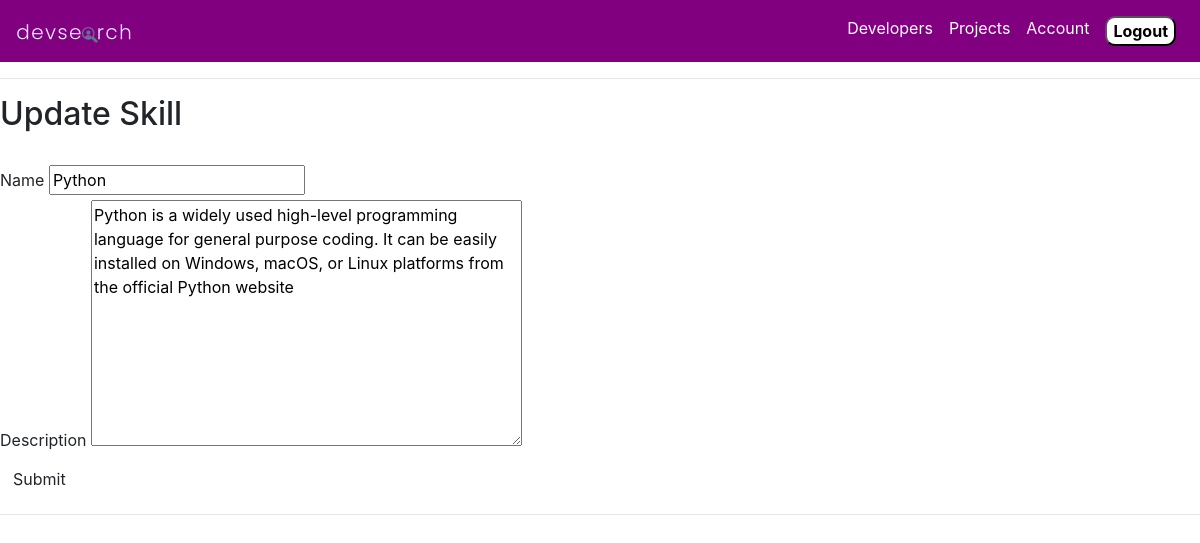
The page /update-skill/9fdea253-f0bf-4422-a541-43a7952f75e0/ (signed in) on the database its author committed.
### users/models.py (models this page shows, shortened)
class Skills(models.Model):
    owner=models.ForeignKey(Profile,on_delete=models.CASCADE,null=True,blank=True)
    name=models.CharField(max_length=50,null=True,blank=True)
    description=models.TextField(null=True,blank=True)
    created_date=models.DateTimeField(auto_now_add=True)
    id=models.UUIDField(default=uuid.uuid4,unique=True,primary_key=True,editable=False)

### users/views.py (the view, shortened to what this page needs)
# urls.py: path('update-skill/<str:pk>/',views.updateSkill,name='update-skill'),
def updateSkill(request,pk):
    profile=request.user.profile
    skill=profile.skills_set.get(id=pk)
    skills=SkillForm(instance=skill)
    context={'skills':skills}
    return(render(request,'updateSkill.html',context))

### users/forms.py
class SkillForm(ModelForm):
    class Meta:
        model=Skills
        fields='__all__'
        exclude=['owner']

### users/templates/updateSkill.html (shortened to what this page needs)
{%extends 'navBar.html'%}
{%block start%}
<main class="formPage my-xl">
    <div class="content-box">
        <div class="formWrapper">
            <h2>Update Skill</h2>
            <br>
            <form class="form" method="POST" action="">
                {% for field in skills %}
                <div class="form__field">
                    <label for="formInput#text"> {{field.label}}</label>
                    {{field}}
                </div>
                {% endfor %}
                <input class="btn btn--sub btn--lg  my-md" type="submit" value="Submit" />
            </form>
        </div>
    </div>
</main>
{%endblock%}

### rows shown on the page
Skills: skills "Python" "Python is a widely used high-level programming language for general purpose coding. It can be easily installed on Windows, macOS, or Linux platforms from the official Python website"

### other values the page prints
{{ field.label }} "Name" "Description"
